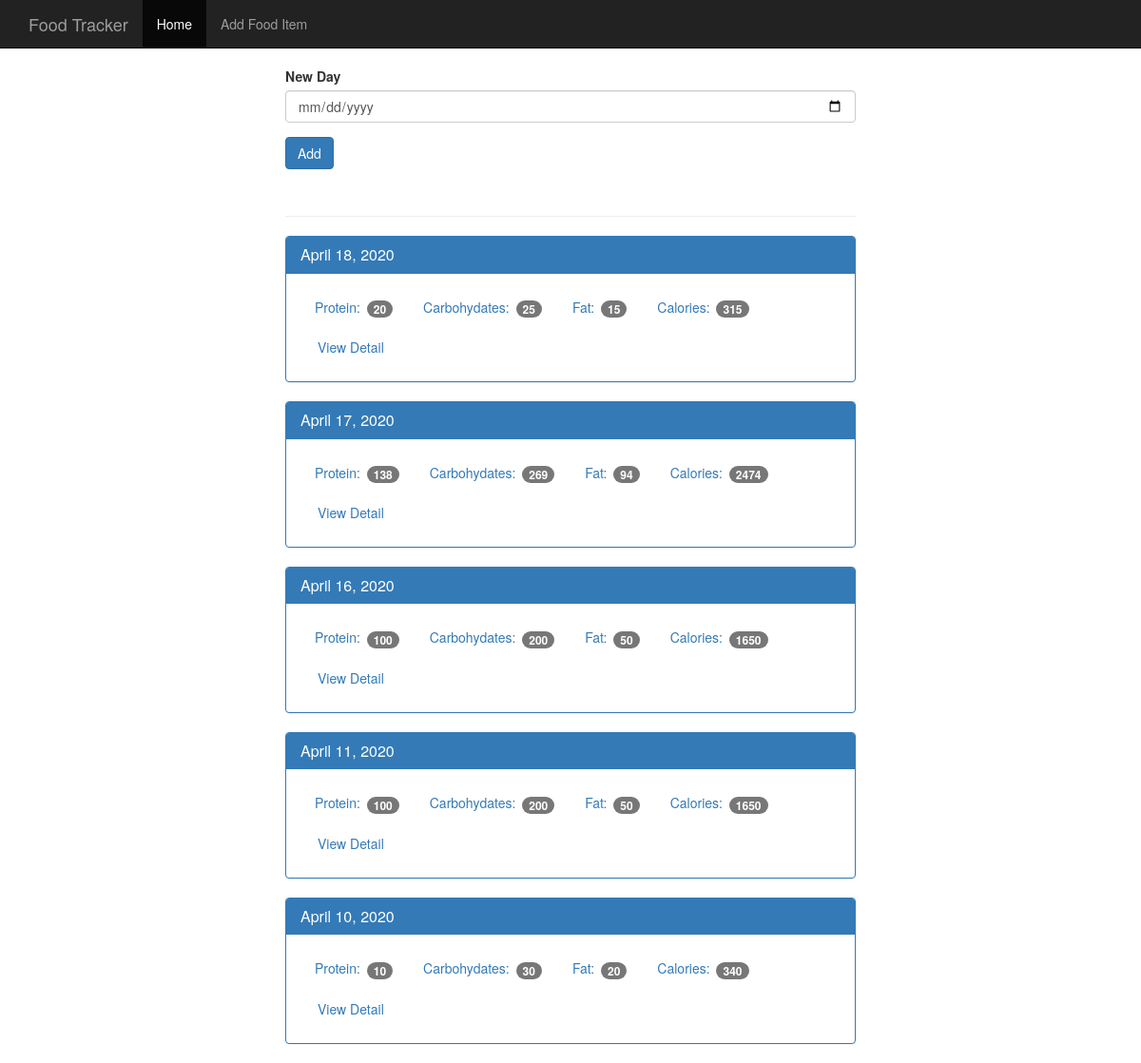
The page / on the database its author committed.
### tables this page shows
CREATE TABLE log_date(
    id integer primary key autoincrement,
    entry_date date not null
);

### app.py (the view, shortened to what this page needs)
@app.route('/', methods = ['GET', 'POST'])
def index():
    db = get_db()
    cur = db.execute('''SELECT log_date.entry_Date, sum(food.protein) AS protein, sum(food.carbohydrates) AS carbohydrates, sum(food.fats) AS fats, sum(food.calories) AS calories
                    FROM log_date
                    JOIN food_date ON food_date.log_date_id = log_date.id
                    JOIN food ON food.id = food_date.food_id
                    group by log_date.id ORDER BY log_date.entry_date DESC''')
    results = cur.fetchall()
    date_results  = []
    for i in results:
        single_date = {}
        single_date['entry_date'] = i['entry_date']
        single_date['protein'] = i['protein']
        single_date['carbohydrates'] = i['carbohydrates']
        single_date['fats'] = i['fats']
        single_date['calories'] = i['calories']
        d = datetime.strptime(str(i['entry_date']), '%Y%m%d')
        single_date['pretty_date'] = datetime.strftime(d,'%B %d, %Y')
        date_results.append(single_date)
    return render_template('home.html', results = date_results)

### database.py (called while the page is built)
def connect_db():
    sql = sqlite3.connect('food_log.db')
    sql.row_factory = sqlite3.Row
    return sql

def get_db():
    if not hasattr(g, 'sqlite3_db'):
        g.sqlite_db = connect_db()
    return g.sqlite_db

### templates/home.html (shortened to what this page needs)
{% extends 'base.html' %}
{% block body %}
    <nav class="navbar navbar-inverse navbar-fixed-top">
      <div class="container">
        <div class="navbar-header">
          <a class="navbar-brand" href="{{ url_for('index') }}">Food Tracker</a>
        </div>
        <div id="navbar" class="navbar-collapse collapse">
          <ul class="nav navbar-nav">
            <li class="active"><a href="{{ url_for('index') }}">Home</a></li>
            <li><a href="{{ url_for('food') }}">Add Food Item</a></li>
          </ul>
        </div>
      </div>
    </nav>
    <div class="container theme-showcase col-sm-6 col-sm-offset-3" role="main">
      <div class="row">
        <div>
          <form method="POST" action="/">
            <div class="form-group">
              <label for="new-day">New Day</label>
              <input type="date" class="form-control" name="date" id="new-day">
            </div>
            <button type="submit" class="btn btn-primary">Add</button>
          </form>
          <div class="page-header"></div>
          {% for r in results %}
          <div class="panel panel-primary">
            <div class="panel-heading">
              <h3 class="panel-title">{{ r.pretty_date  }}</h3>
            </div>
            <div class="panel-body">
              <ul class="nav nav-pills" role="tablist">
                <li><a>Protein: <span class="badge">{{ r.protein }}</span></a></li>
                <li><a>Carbohydates: <span class="badge">{{ r.carbohydrates }}</span></a></li>
                <li><a>Fat: <span class="badge">{{ r.fats }}</span></a></li>
                <li><a>Calories: <span class="badge">{{ r.calories }}</span></a></li>
                <li><a href="{{ url_for('view', date = r.entry_date) }}" type="button" class="btn btn-link">View Detail</a></li>
              </ul>
            </div>
          </div>
          {% endfor %}
        </div>
      </div>
    </div>
{% endblock %}

### templates/base.html (shortened to what this page needs)
<!DOCTYPE html>
<html lang="en">
<head>
    <link href="{{ url_for('static', filename = 'bootstrap.min.css') }}" rel="stylesheet">
    <link href="{{ url_for('static', filename = 'theme.css') }}" rel="stylesheet">
</head>
<body>
    {% block body %}{% endblock %}
</body>
</html>

### static/theme.css (style rules this page uses)
body { padding-top: 70px; padding-bottom: 30px; }

### rows shown on the page
log_date: pretty_date "April 18, 2020", protein "20", carbohydrates "25", fats "15", calories "315"
log_date: pretty_date "April 17, 2020", protein "138", carbohydrates "269", fats "94", calories "2474"
log_date: pretty_date "April 16, 2020", protein "100", carbohydrates "200", fats "50", calories "1650"
log_date: pretty_date "April 11, 2020", protein "100", carbohydrates "200", fats "50", calories "1650"
log_date: pretty_date "April 10, 2020", protein "10", carbohydrates "30", fats "20", calories "340"
